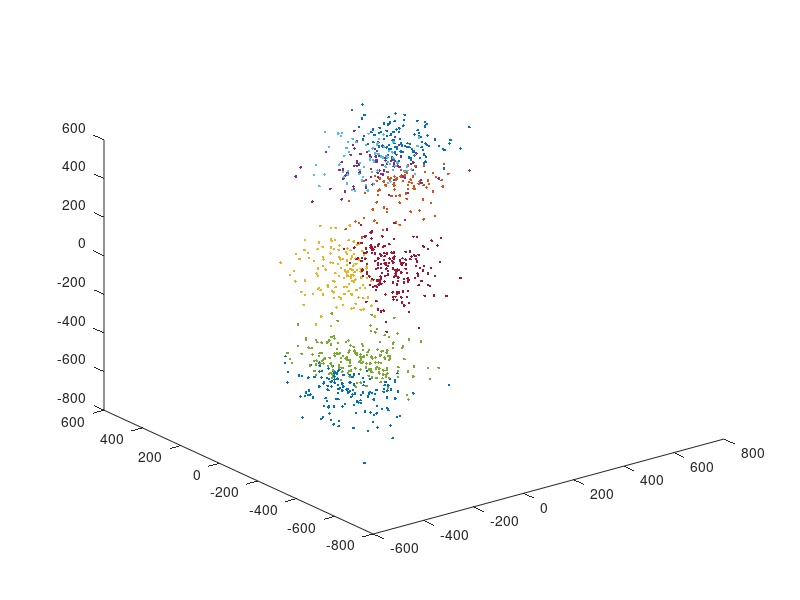

Source code (MATLAB):
clear all;
%one
K = 15;
teta_n = 1;
teta_c = 20;
l = 200;
L = l;
Lmax = 1;
teta_s = 1;
dsize = 1000;
n = 3;
N = 1;
points = 100*randn(dsize,n);
points(1:333,:) = points(1:333,:) + 300;
points(334:666,:) = points(334:666,:) - 300;
cl = zeros(dsize,1);
centroids = zeros(N,n);
number = -2.*ones(N,1);
%two
while l
    dists = zeros(1,N); 
    for i = 1:dsize
        for j = 1:N
            dists(j) = sqrt(sum((centroids(j,:)-points(i,:)).^2));
        end
        cl(i) = find(dists == min(dists));
    end
    %three
    i = 1;
    while i <= N
        if size(cl(cl==i),1) < teta_n
            cl(cl==i) = 0;
            cl(cl>i) = cl(cl>i)-1;
            centroids(i,:) = [];
            number(i) = [];
            number(number > i) = number(number > i) - 1;
            N = N - 1;
        else
            i = i + 1;
        end
    end
    %four
    for i = 1:N
        centroids(i,:) = mean(points(cl==i,:));
    end
    %five
    d = zeros(N,1);
    for i = 1:N
        pts = points(cl==i,:);
        for j = 1:size(pts,1)
            d(i) = d(i) + sqrt(sum((pts(j,:)-centroids(i,:)).^2)); 
        end
        if ~isempty(pts)
            d(i) = d(i) / size(pts,1);
        end
    end
    %six
    D = 0;
    for i = 1:N
        D = D + d(i) * size(points(cl==i,:),1); 
    end
    D = D / size(points,1);
    %seven
    if ~l 
        teta_c = 0;
    elseif N <= K/2 && ~(l == L || N >= K*2)
        %eight
        sigma = zeros(N,n);
        for i = 1:N
            pts = points(cl==i,:);
            for j = 1:size(pts,1)
                sigma(i,:) = sigma(i,:) + (centroids(i,:) - pts(j,:)).^2; 
            end
            if ~isempty(pts)
                sigma(i,:) = sqrt(sigma(i,:)./size(pts,1));
            end
        end
        %nine
        max_sigma = zeros(N,2);
        for i = 1:N
            max_sigma(i,2) = max(sigma(i,:));
            ix = find(sigma(i,:)==max_sigma(i,2));
            max_sigma(i,1) = ix(1);
        end
        %ten
        split = 0;
        add = 0;
        i = 1;
        msl = N;
        while i <= msl
            if max_sigma(i,2) > teta_s && ((d(i) > D && size(points(cl==i+add,:),1) > 2*(teta_n+1)) || N <= K/2 )  
                centroids(i+add,max_sigma(i,1)) = centroids(i+add,max_sigma(i,1)) + 0.5*max_sigma(i,2);
                t = centroids(i+add,:);
                t(max_sigma(i,1)) = t(max_sigma(i,1)) - 0.5*max_sigma(i,2);
                centroids = [centroids(1:i-1,:); t; centroids(i:N,:)];
                N = N + 1;
                split = 1;
                add = add + 1;
            end
            i = i + 1;
        end
        if split 
            number = (1:N)';
            cl = zeros(dsize,1);
            l = l - 1;
            continue
        end  
    end
    %eleven
    distances = [];
    for i = 1:N
        for j = i+1:N
            if sqrt(sum((centroids(i,:)-centroids(j,:)).^2)) < teta_c
                tmp = [i j sqrt(sum((centroids(i,:)-centroids(j,:)).^2))];
                distances = [distances ; tmp];
            end
        end
    end
    %twelve
    if ~isempty(distances)
        [~, order] = sort(distances(:,3));
        distances = distances(order,:);
    end
    %thirteen
    cl1 = zeros(1,n);
    empty = zeros(1,n);
    l = l - 1;
    if ~isempty(distances)
        le = size(distances,1);
        if Lmax < le 
            le = Lmax;
        end
        for i = 1:Lmax
            fst = distances(i,1);
            snd = distances(i,2);
            flen = size(points(cl==fst,:),1);
            slen = size(points(cl==snd,:),1);
            cl1 = (centroids(fst,:).*flen+centroids(fst,:).*snd)./(flen+slen);
            if number(snd) ~= -1 && number(fst) ~= -2
                centroids(snd,:) = cl1;
                centroids(fst,:) = empty;
                number(snd) = -1;
                number(fst) = -2;
            end
        end
        i = 1;
        while i <= N
            if l
                cl(cl==i) = 0;
            end
            if number(i) == -2
                centroids(i,:) = [];
                cl(cl>i) = cl(cl>i) - 1;
                number(i) = [];
                N = N - 1;
                i = i - 1;
            else
                number(i) = i;
            end
            i = i + 1;
        end
    end
    %fourteen
    if ~l
        break
    end
end
for i = 1:N
   pts = points(cl==i,:);
   plot3(pts(:,1), pts(:,2), pts(:,3), '.'); 
   hold on;
end